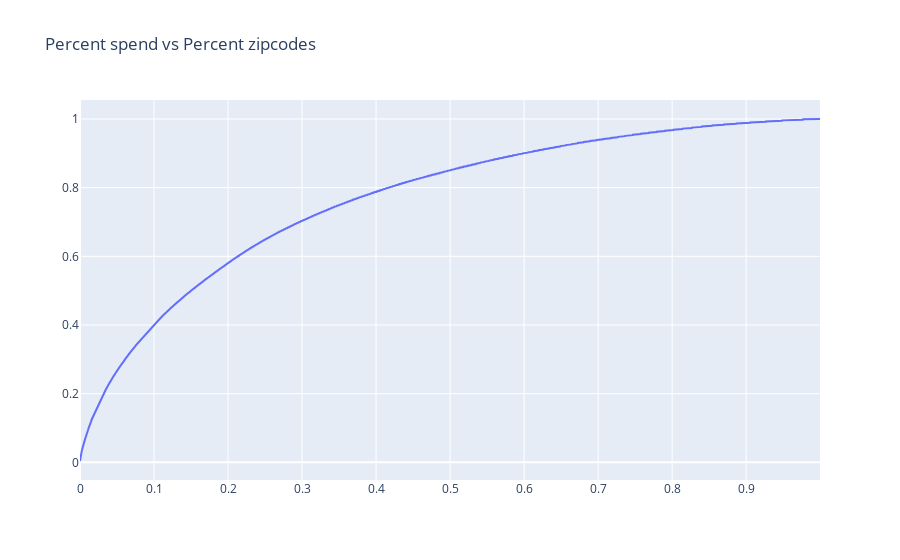

Notebook code cell kept with this figure:
### Markdown cell above
It does look like that our beleza products are more concentrated in certain zipcodes than products overall.  Let's plot the cumulative percentage with plotly.

### Code cell
import plotly.graph_objects as go

indexed_df = beleza_zipcode_results.reset_index()
scatter = go.Scatter(x = indexed_df.index/len(indexed_df.index),
                     y = indexed_df['cum_pct'])
go.Figure(data = [scatter], layout = {'title': 'Percent spend vs Percent zipcodes'})

### Figure 1 — Plotly figure (JSON) as saved in the notebook; plotly's stock layout.template omitted (floating-point values rounded to 4 significant figures; data arrays with more than 128 entries replaced by an {"elided": "..."} marker saying what was removed)
{"data": [{"type": "scatter", "x": {"elided": "4736 float values"}, "y": {"elided": "4736 float values"}}], "layout": {"autosize": true, "title": {"text": "Percent spend vs Percent zipcodes"}, "xaxis": {"autorange": true, "range": [0, 0.9998], "type": "linear"}, "yaxis": {"autorange": true, "range": [-0.05133, 1.055], "type": "linear"}}}
